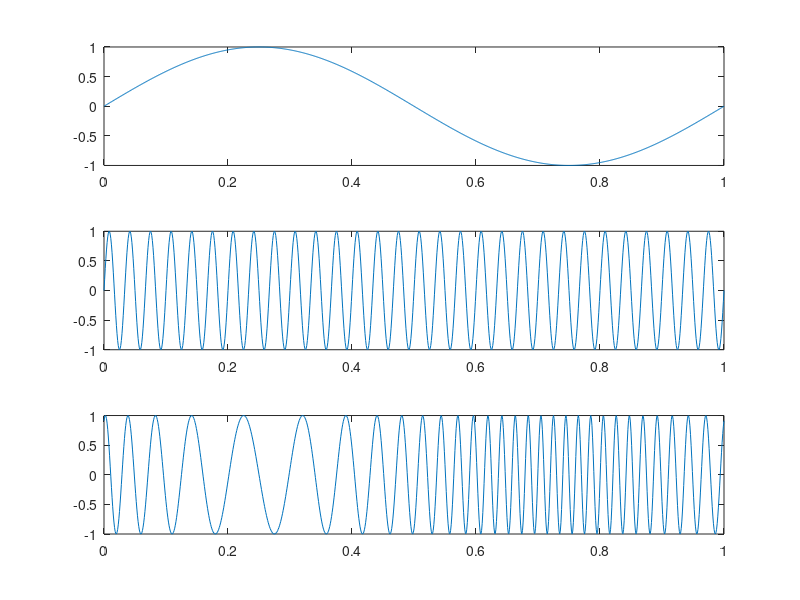

This chart was generated by the following MATLAB code:
clc;
clear all;
close all;

t=0:.001:1;
fc=30;
fm=1;

modulation=20;
msg=sin(2*pi*fm*t);
subplot(3,1,1);
plot(t,msg);

carr=sin(2*pi*fc*t);
subplot(3,1,2);
plot(t,carr);

mod=sin(2*pi*fc*t+modulation .*cos(2*pi*fm*t));
subplot(3,1,3);
plot(t,mod);